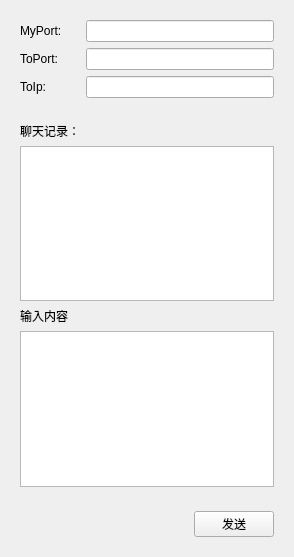
<?xml version="1.0" encoding="UTF-8"?>
<ui version="4.0">
 <class>widget2</class>
 <widget class="QWidget" name="widget2">
  <property name="geometry">
   <rect>
    <x>0</x>
    <y>0</y>
    <width>294</width>
    <height>557</height>
   </rect>
  </property>
  <property name="windowTitle">
   <string>Form</string>
  </property>
  <layout class="QHBoxLayout" name="horizontalLayout_3">
   <item>
    <widget class="QWidget" name="widget_6" native="true">
     <layout class="QVBoxLayout" name="verticalLayout_4">
      <property name="leftMargin">
       <number>0</number>
      </property>
      <property name="topMargin">
       <number>0</number>
      </property>
      <property name="rightMargin">
       <number>0</number>
      </property>
      <property name="bottomMargin">
       <number>0</number>
      </property>
      <item>
       <widget class="QWidget" name="widget_3" native="true">
        <layout class="QHBoxLayout" name="horizontalLayout">
         <property name="leftMargin">
          <number>0</number>
         </property>
         <property name="topMargin">
          <number>0</number>
         </property>
         <property name="rightMargin">
          <number>0</number>
         </property>
         <property name="bottomMargin">
          <number>0</number>
         </property>
         <item>
          <widget class="QWidget" name="widget_2" native="true">
           <layout class="QVBoxLayout" name="verticalLayout_2">
            <item>
             <widget class="QLabel" name="label">
              <property name="text">
               <string>MyPort:</string>
              </property>
             </widget>
            </item>
            <item>
             <widget class="QLabel" name="label_2">
              <property name="text">
               <string>ToPort:</string>
              </property>
             </widget>
            </item>
            <item>
             <widget class="QLabel" name="label_3">
              <property name="text">
               <string>ToIp:</string>
              </property>
             </widget>
            </item>
           </layout>
          </widget>
         </item>
         <item>
          <widget class="QWidget" name="widget" native="true">
           <layout class="QVBoxLayout" name="verticalLayout">
            <item>
             <widget class="QLineEdit" name="myPort"/>
            </item>
            <item>
             <widget class="QLineEdit" name="toPort"/>
            </item>
            <item>
             <widget class="QLineEdit" name="toIp"/>
            </item>
           </layout>
          </widget>
         </item>
        </layout>
       </widget>
      </item>
      <item>
       <widget class="QWidget" name="widget_4" native="true">
        <layout class="QVBoxLayout" name="verticalLayout_3">
         <item>
          <widget class="QLabel" name="label_4">
           <property name="text">
            <string>聊天记录：</string>
           </property>
          </widget>
         </item>
         <item>
          <widget class="QTextBrowser" name="record"/>
         </item>
         <item>
          <widget class="QLabel" name="label_5">
           <property name="text">
            <string>输入内容</string>
           </property>
          </widget>
         </item>
         <item>
          <widget class="QTextEdit" name="input">
           <property name="readOnly">
            <bool>false</bool>
           </property>
          </widget>
         </item>
        </layout>
       </widget>
      </item>
      <item>
       <widget class="QWidget" name="widget_5" native="true">
        <layout class="QHBoxLayout" name="horizontalLayout_2">
         <item>
          <spacer name="horizontalSpacer">
           <property name="orientation">
            <enum>Qt::Horizontal</enum>
           </property>
           <property name="sizeHint" stdset="0">
            <size>
             <width>40</width>
             <height>20</height>
            </size>
           </property>
          </spacer>
         </item>
         <item>
          <widget class="QPushButton" name="sendBtn">
           <property name="text">
            <string>发送</string>
           </property>
          </widget>
         </item>
        </layout>
       </widget>
      </item>
     </layout>
    </widget>
   </item>
  </layout>
 </widget>
 <resources/>
 <connections/>
</ui>
